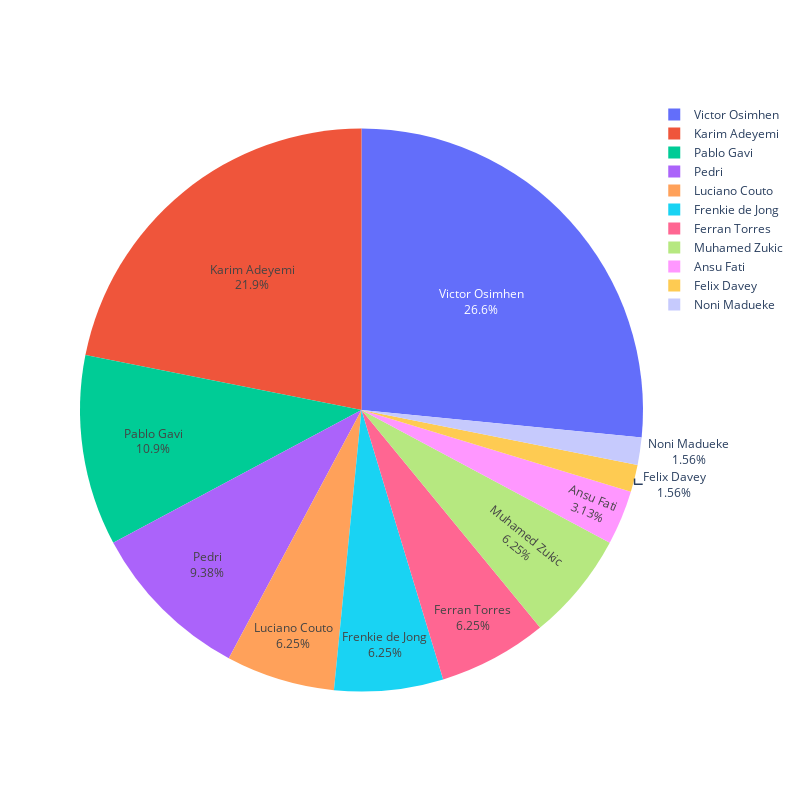

Notebook code for this chart:
### Code cell
pie_chart('Goals')

### Figure 1 — Plotly figure (JSON) as saved in the notebook; plotly's stock layout.template omitted (floating-point values rounded to 4 significant figures)
{"data": [{"labels": ["Victor Osimhen", "Karim Adeyemi", "Pablo Gavi", "Pedri", "Luciano Couto", "Frenkie de Jong", "Ferran Torres", "Muhamed Zukic", "Ansu Fati", "Felix Davey", "Noni Madueke"], "pull": [0, 0, 0, 0, 0, 0, 0, 0, 0, 0, 0], "textinfo": "label+percent", "type": "pie", "values": [17, 14, 7, 6, 4, 4, 4, 4, 2, 1, 1]}], "layout": {"height": 800, "width": 800}}
